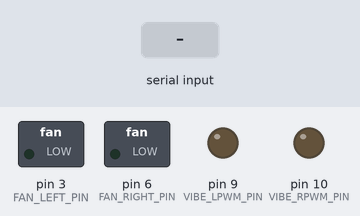
Recording of a sketch running on a simulated Arduino Uno, built with avr-gcc and run on an emulated ATmega328P. Shown: switched loads named in the sketch (green lamp = pin HIGH), output pins drawn as LEDs (lit = HIGH). The inputs (shaded band) are chosen by the test bench.

Above: at 1.2 s.
1.3 s: "90,45\n" received over Serial
At 2.1 s:
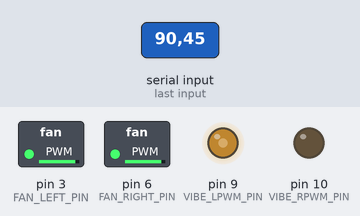
2.9 s: "30,150\n" received over Serial
At 3.4 s:
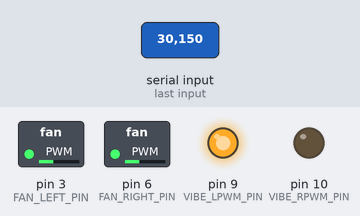
4.4 s: "1,90\n" received over Serial
At 5.8 s:
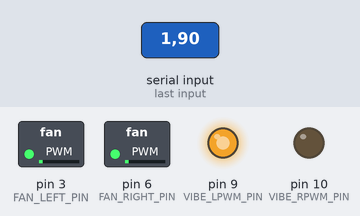
Timing chart, 0 to 7.4 s (numbered marks = the images above; inputs shaded):
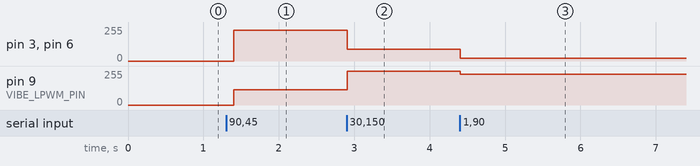

Measured:
- after the input at 1.3 s, pin 3 (FAN_LEFT_PIN), pin 6 (FAN_RIGHT_PIN): 0/255 → 231/255 after 0.10 s; pin 9 (VIBE_LPWM_PIN): 0/255 → 114/255 after 0.10 s
- after the input at 2.9 s, pin 3 (FAN_LEFT_PIN), pin 6 (FAN_RIGHT_PIN): 231/255 → 90/255 at once; pin 9 (VIBE_LPWM_PIN): 114/255 → 255/255 at once
- after the input at 4.4 s, pin 3 (FAN_LEFT_PIN), pin 6 (FAN_RIGHT_PIN): 90/255 → 22/255 at once; pin 9 (VIBE_LPWM_PIN): 255/255 → 229/255 at once

The sketch:

Controller.ino
```cpp
const int FAN_LEFT_PIN = 3;
const int FAN_RIGHT_PIN = 6;

const int FAN_LEFT_MIN = 20;
const int FAN_LEFT_MAX = 255;
const int FAN_RIGHT_MIN = 20;
const int FAN_RIGHT_MAX = 255;

const int VIBE_LPWM_PIN = 9;
const int VIBE_RPWM_PIN = 10;
const int VIBE_MIN = 0;
const int VIBE_MAX = 255;

void setup() {
  Serial.begin(9600);
  pinMode(FAN_LEFT_PIN, OUTPUT);
  pinMode(FAN_RIGHT_PIN, OUTPUT);
  pinMode(VIBE_LPWM_PIN, OUTPUT);
  pinMode(VIBE_RPWM_PIN, OUTPUT);
}

void loop() {
  if (Serial.available() > 0) {
    String input = Serial.readStringUntil('\n');
    int commaIndex = input.indexOf(',');
    if (commaIndex > 0) {
      int speed = input.substring(0, commaIndex).toInt();
      int rpm = input.substring(commaIndex + 1).toInt();
      setSpeed(speed, FAN_LEFT_MIN, FAN_LEFT_MAX, FAN_LEFT_PIN);
      setSpeed(speed, FAN_RIGHT_MIN, FAN_RIGHT_MAX, FAN_RIGHT_PIN);

      setSpeed(rpm, VIBE_MIN, VIBE_MAX, VIBE_LPWM_PIN);
      analogWrite(VIBE_RPWM_PIN, 0);
    }
  }
  delay(100);
}

void setSpeed(int percent, int min, int max, int pin) {
  int percentClamped = clamp(percent, 0, 100);
  int pwm = map(percentClamped, 0, 100, min, max);
  analogWrite(pin, pwm);
}

int clamp(int value, int minVal, int maxVal) {
  if (value < minVal) {
    return minVal;
  } else if (value > maxVal) {
    return maxVal;
  } else {
    return value;
  }
}
```
